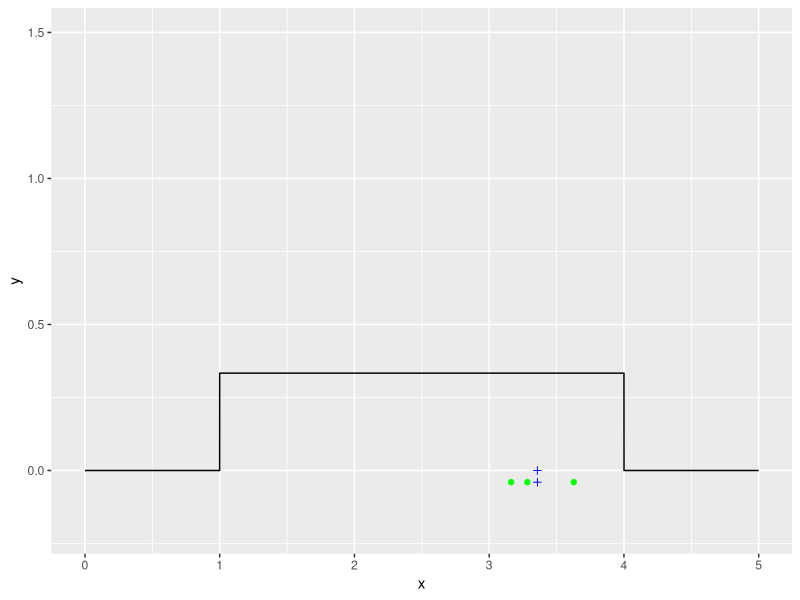
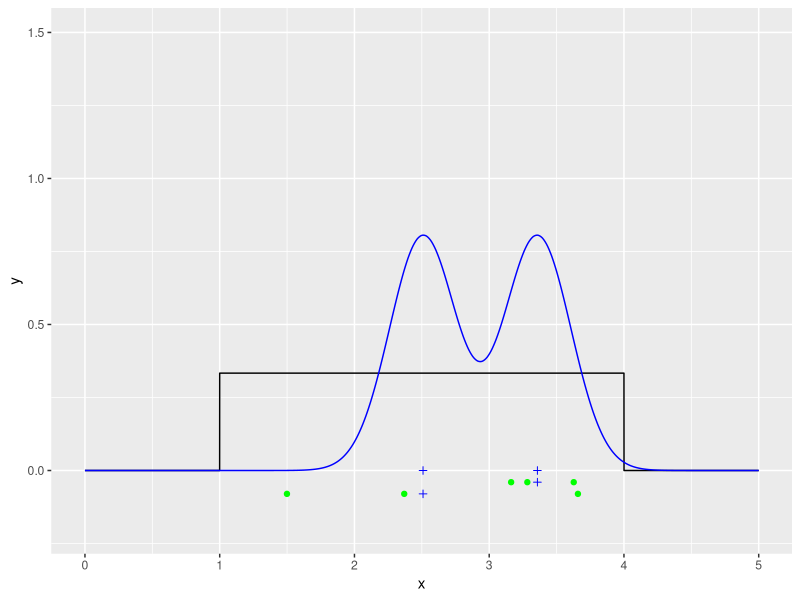
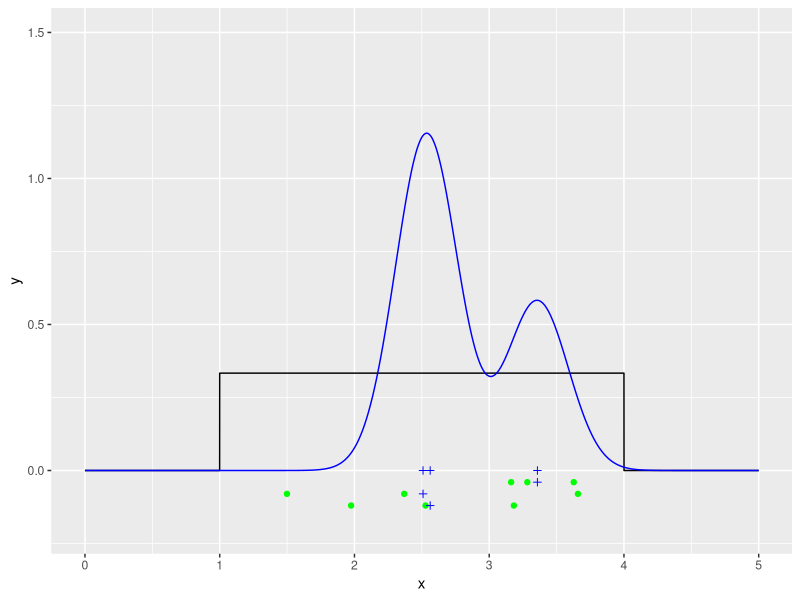
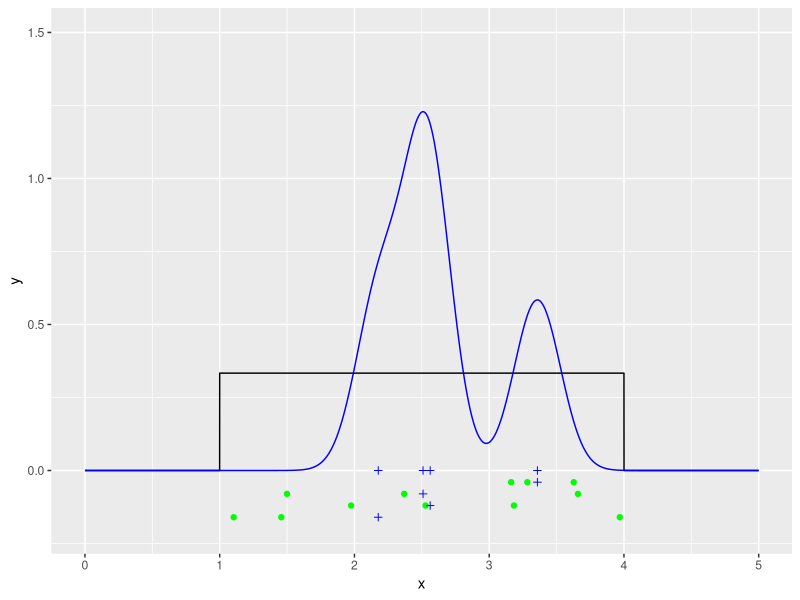
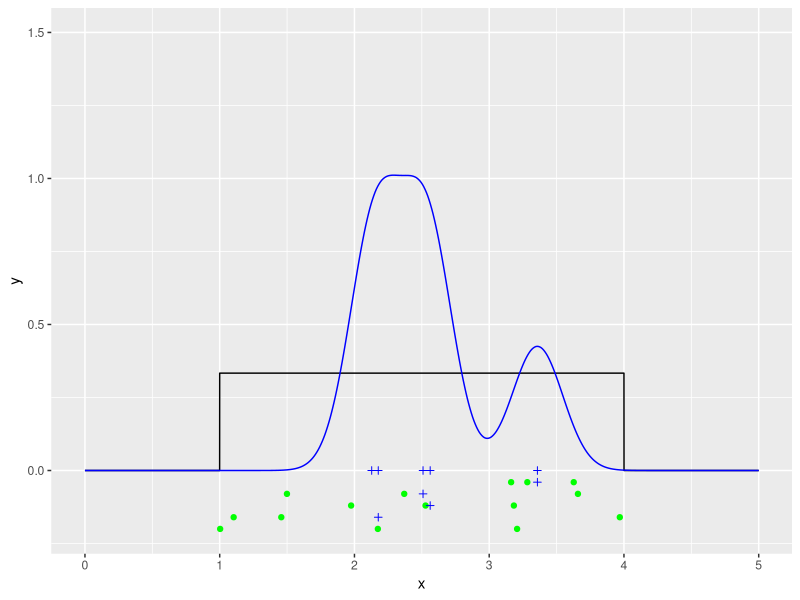
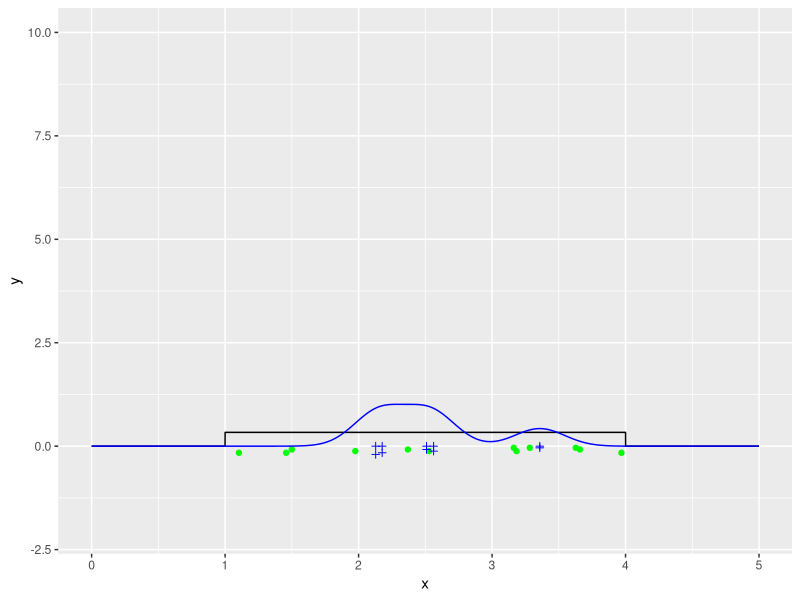
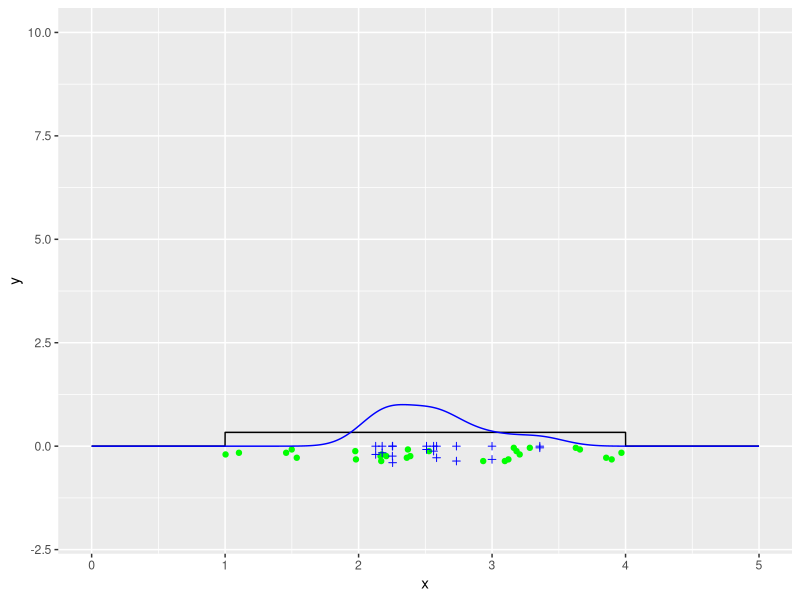
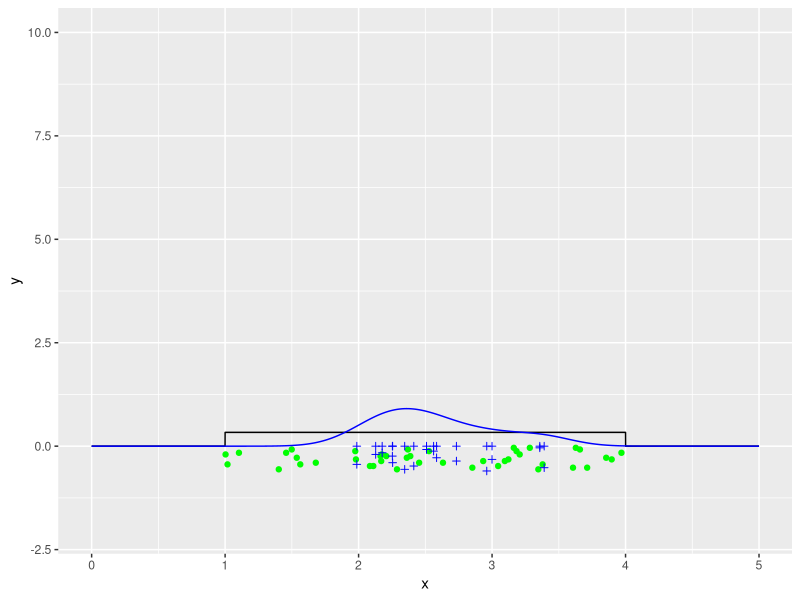

These figures' R source, in order: (Note: this script raises an error after producing the figures.)
## ---- chunk 1
asc <- function(x)
{
  if (!is.factor(x)) x <- as.factor(unlist(x))
  return(levels(x)[as.integer(x)])
}
seqrep <- function(seqn, repvec)
{
  Vec <- NULL
  for (i in 1:length(repvec)) Vec <- c(Vec, paste(rep(seqn, repvec[i]), sep = "", collapse = ""))
  return(Vec)
}
putzeroontop <- function(z, autozero = T, totaldigits = F)
#  autozero: if numeric, add the given digit of zero on top
#  totaldigits: if numeric, total digits will be set (001 is 3) if maximum 0s to be added is smaller
#    modified to accept NA in z: July 18, 2016
{
  iic <- grep("\\D", z, perl = T)
  iina <- which(is.na(z))
  iin <- grep("\\d", z, perl = T)
  digs <- nchar(asc(z))
  adddig <- max(digs, na.rm = T) - digs
  if (is.numeric(autozero)) 
  {
    maxadd <- max(max(digs, na.rm = T) - digs, na.rm = T)
    if (autozero > maxadd) adddig <- adddig + (autozero - maxadd)
  }
  if (is.numeric(totaldigits))
    if (totaldigits > max(digs, na.rm = T)) 
    adddig <- adddig + (totaldigits - max(digs, na.rm = T))
  adddig[c(iic, iina)] <- 0
  z <- paste(seqrep("0", adddig), z, sep = "")
  z[grep("NA", z)] <- NA
  return(z)
}
## ---- chunk 2
library(ggplot2)
library(data.table)
set.seed(12345)
alpha <- 1
beta <- 4	
n <- 3
base <- ggplot() + xlim(alpha-1, beta+1)
m2 <- NULL
for (i in 1:5) {
  m1 <- runif(n, min = alpha, max = beta)
  m1 <- data.table(x=m1, y = 0-i/(5*5), z = i)
  m2 <- rbind(m2, m1)
}
m2[, z := factor(z)]
m3 <- m2[, .(mean = mean(x), y = mean(y)), by = z]
g <- base + 
  geom_point(data=m2, aes(x=x, y=y, group = z, shape = z, colour = z)) +
  stat_function(aes(colour = "state 1"), fun = dunif, args = list(alpha, beta), n = 10001) +
  geom_point(data=m3, aes(x=mean, y=y, group = z), shape = 10, colour = "blue") +
  geom_point(data=m3, aes(x=mean, y=0), shape = 10, colour = "blue") +
  theme(
    legend.position = "none"
  )
g <- g + geom_density(data = m3, aes(x=mean))
## ---- chunk 3
library(ggplot2)
alpha <- 1
beta <- 4	
N <- c(3, 10, 20, 50, 500)
J <- seq(5, 50, 5)
m4 <- NULL
#### Sample size loop
set.seed(12345)
for (n in 1:length(N)) {
  #### Resampling size loop
  ## Resample max(J) times
  m2 <- NULL
  for (i in 1:max(J)) {
    m1 <- runif(N[n], min = alpha, max = beta)
    m1 <- data.table(x=m1, y = 0-i/(5*5), z = i)
    m2 <- rbind(m2, m1)
  }
  m3 <- m2[, .(mean = mean(x), y = mean(y)), by = z]
  m4 <- rbind(m4, data.table(N=N[n], m3))
  #### save first 5 runs under N=3
  if (n == 1) {
    for (i in 1:5) {
      g <- ggplot() + xlim(alpha-1, beta+1) + ylim(-.2, 1.5) + 
        geom_point(data=m2[z <= i, ], aes(x=x, y=y, group = factor(z)), color = "green") +
        stat_function(fun = dunif, args = list(alpha, beta), n = 10001) +
        geom_point(data=m3[z <= i, ], aes(x=mean, y=y, group = z), shape = 3, colour = "blue") +
        geom_point(data=m3[z <= i, ], aes(x=mean, y=0), shape = 3, colour = "blue") +
        theme(
          legend.position = "none"
        )
      g <- g + geom_density(data = m3[z <= i, ], aes(x=mean), color = "blue")
      ggsave(
         paste0("10/U_SampleSize", N[n], "ResamplingRun", putzeroontop(J[1], totaldigits=2), "_", i, ".jpg")
        , g, width = 14*2, height = 8*2, units = "cm",
        dpi = 300
      )
    }
  }
  #### Print every 5 in resampling loop
  base <- ggplot() + xlim(alpha-1, beta+1) + ylim(-1*(max(J)/25), 10)
  for (j in 1:length(J)) {
    g <- base + 
      geom_point(data=m2[z<J[j], ], aes(x=x, y=y, group = factor(z)), color = "green") +
      stat_function(fun = dunif, args = list(alpha, beta), n = 10001) +
      geom_point(data=m3[1:J[j], ], aes(x=mean, y=y, group = z), shape = 3, colour = "blue") +
      geom_point(data=m3[1:J[j], ], aes(x=mean, y=0), shape = 3, colour = "blue") +
      theme(
        legend.position = "none"
      )
    g <- g + geom_density(data = m3[1:J[j], ], aes(x=mean), color = "blue")
    ggsave(
       paste0("10/U_SampleSize", N[n], "ResamplingRun", putzeroontop(J[j], totaldigits=2), ".jpg")
      , g, width = 14*2, height = 8*2, units = "cm",
      dpi = 300
    )
  }
}
#### Print all densities in a single plot
m4[, N := factor(N)] 
g <- ggplot(data=m4, aes(x=mean, group = N, colour = N, fill = N)) + 
  xlim(alpha-1, beta+1) + ylim(-1*(max(J)/25), 10) +
  stat_function(fun = dunif, colour = "red", args = list(alpha, beta), n = 10001) +
  geom_density(alpha = 0.1) +
  theme(
    legend.position = "none"
  )
ggsave(
   paste0("10/U_density.jpg")
  , g, width = 14*2, height = 8*2, units = "cm",
  dpi = 300
)


## ---- chunk 4
pop <- c(rep(2, 3), 4, rep(5, 2), rep(6, 2), rep(7, 0), rep(8, 0), 
   rep(9, 0), rep(10, 1), rep(11, 3))
popdat <- data.table(x=pop)
set.seed(3456)
N <- c(3, 10, 20, 50, 500)
J <- seq(5, 50, 5)
#### w4: mean data
w4 <- NULL
for (n in 1:length(N)) {
  #### Resampling size loop
  ## Resample max(J) times
  w2 <- sample(pop, N[n]*max(J), replace=TRUE)
  w2 <- data.table(x=w2, y = 0-rep(1:length(J), each = N[n])/(5*5), z = rep(1:max(J), each = N[n]))
  w3 <- w2[, .(mean = mean(x), y = mean(y)), by = z]
  w4 <- rbind(w4, data.table(N=N[n], w3))
  #### save first 5 runs under N=3
  xrange <- c(min(pop)-1, max(pop)+1)
  if (n == 1) {
    for (i in 1:5) {
      g <- ggplot(data=popdat, aes(x=x)) + ylim(-1*(max(J)/(5*5*5)), 4) +
        geom_histogram(bins=max(pop)-min(pop)+1+2, fill = "white", color = "gray")+ 
        scale_x_continuous(breaks = xrange[1]:xrange[2], limits = xrange)+
        geom_point(data=w2[z <= i, ], aes(x=x, y=y, group = factor(z)), color = "green") +
        geom_point(data=w3[z <= i, ], aes(x=mean, y=y, group = z), shape = 3, colour = "blue") +
        geom_point(data=w3[z <= i, ], aes(x=mean, y=0), shape = 3, colour = "blue") +
        theme(
          legend.position = "none"
        )
      g <- g + geom_density(data = w3[z <= i, ], aes(x=mean), color = "blue")
      ggsave(
         paste0("10/D_SampleSize", N[n], "ResamplingRun", putzeroontop(J[1], totaldigits=2), "_", i, ".jpg")
        , g, width = 14*2, height = 8*2, units = "cm",
        dpi = 300
      )
    }
  }
  #### Print every 5 in resampling loop
  for (j in 1:length(J)) {
    g <- ggplot(data=popdat, aes(x=x)) + ylim(-1*(max(J)/(5*4)), 4) +
      geom_histogram(bins=max(pop)-min(pop)+1+2, fill = "white", color = "gray")+ 
      scale_x_continuous(breaks = xrange[1]:xrange[2], limits = xrange)+
      geom_point(data=w2[z<J[j], ], aes(x=x, y=y, group = factor(z)), color = "green") +
      geom_point(data=w3[1:J[j], ], aes(x=mean, y=y, group = z), shape = 3, colour = "blue") +
      geom_point(data=w3[1:J[j], ], aes(x=mean, y=0), shape = 3, colour = "blue") +
      theme(
        legend.position = "none"
      )
    g <- g + geom_density(data = w3[1:J[j], ], aes(x=mean), color = "blue")
    ggsave(
       paste0("10/D_SampleSize", N[n], "ResamplingRun", putzeroontop(J[j], totaldigits=2), ".jpg")
      , g, width = 14*2, height = 8*2, units = "cm",
      dpi = 300
    )
  }
}
#### Print all densities in a single plot
w4[, N := factor(N)] 
setnames(w4, "mean", "x")
g <- ggplot(data=popdat, aes(x=x)) + ylim(-1*(max(J)/(5*5*5)), 4) +
  geom_histogram(bins=max(pop)-min(pop)+1+2, fill = "white", color = "gray")+ 
  scale_x_continuous(breaks = xrange[1]:xrange[2], limits = xrange)+
  geom_density(data=w4, alpha = 0.1, aes(group = N, colour = N, fill = N)) +
  theme(
    legend.position = "none"
  )
ggsave(
   paste0("10/D_density.jpg")
  , g, width = 14*2, height = 8*2, units = "cm",
  dpi = 300
)
#### Print population
g <- ggplot(data=popdat, aes(x=x)) + ylim(-1*(max(J)/(5*5*5)), 4) +
  geom_histogram(bins=max(pop)-min(pop)+1+2, fill = "white", color = "gray")+
  theme(
    legend.position = "none"
  )
ggsave(
   paste0("10/D_population.jpg")
  , g, width = 14*2, height = 8*2, units = "cm",
  dpi = 300
)
